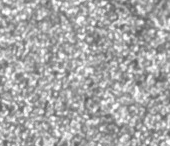
#> input picture enhanced_debug/06_resolution_adaptive_original.png, 170 x 146 px
$ python -i image_processing.py   (imports and definitions only)   (older library calls are emulated)
#> lines starting #> are read from the running program, lines starting #| are printed output that depends on the picture
#> further down, picture is the input picture: shape (146, 170, 3); min 85, max 255, mean 167.8
# analysis/utils/image_processing.py

import cv2
import numpy as np
import logging
from PIL import Image

logger = logging.getLogger(__name__)


def get_analysis_region(image, roi_coords=None):
    """Extract region of interest from image

    NOTE: Do NOT use this to crop/mask the image before passing to the analyzer or quality map generator.
    Always analyze the full image for correct overlay and alignment.
    Only use this for extracting statistics or for edge/gradient visualizations.
    """
    if roi_coords is None or image is None:
        return image

    if isinstance(roi_coords, (list, tuple)) and len(roi_coords) >= 3 and isinstance(roi_coords[0], (list, tuple)):
        # Polygon ROI
        mask = np.zeros(image.shape[:2], dtype=np.uint8)
        pts = np.array(roi_coords, dtype=np.int32)
        cv2.fillPoly(mask, [pts], 255)
        if len(image.shape) == 3:
            masked = cv2.bitwise_and(image, image, mask=mask)
        else:
            masked = cv2.bitwise_and(image, image, mask=mask)
        return masked  # Only for visualization/statistics, not for analysis!
    elif isinstance(roi_coords, (list, tuple)) and len(roi_coords) == 4:
        # Rectangle ROI
        x1, y1, x2, y2 = roi_coords
        h, w = image.shape[:2]
        x1, x2 = max(0, x1), min(w, x2)
        y1, y2 = max(0, y1), min(h, y2)
        logger.debug(f"Extracting ROI: ({x1},{y1}) to ({x2},{y2}) from image shape {image.shape}")
        return image[y1:y2, x1:x2]
    else:
        return image


# [219 lines left out: functions array_to_pil_image, overlay_quality_map, convert_roi_coords_to_image_space, create_quality_map_visualization, _create_full_image_quality_visualization, _apply_spectrum_for_roi and 2 more, not called in this run]


def create_gradient_visualization(image, roi_coords=None):
    """Create gradient magnitude visualization of an image

    Args:
        image: Input image as numpy array
        roi_coords: Optional ROI (rectangle or polygon)

    Returns:
        numpy.ndarray: Gradient visualization image
    """
    image_region = get_analysis_region(image, roi_coords)
    if len(image_region.shape) == 3:
        gray = cv2.cvtColor(image_region, cv2.COLOR_RGB2GRAY)
    else:
        gray = image_region.copy()
    grad_x = cv2.Sobel(gray, cv2.CV_64F, 1, 0, ksize=3)
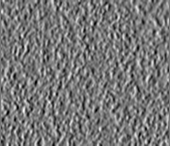
#> grad_x: shape (146, 170) float64; min -412, max 465, mean 0.2; drawn with min black and max white
    grad_y = cv2.Sobel(gray, cv2.CV_64F, 0, 1, ksize=3)
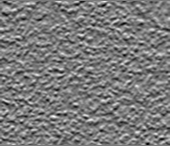
#> grad_y: shape (146, 170) float64; min -425, max 457, mean 0.2; drawn with min black and max white
    magnitude = cv2.magnitude(grad_x, grad_y)
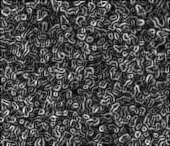
#> magnitude: shape (146, 170) float64; min 0, max 478.6, mean 142.9; drawn with min black and max white
    cv2.normalize(magnitude, magnitude, 0, 255, cv2.NORM_MINMAX)
    gradient_vis = magnitude.astype(np.uint8)
    gradient_vis_colored = cv2.applyColorMap(gradient_vis, cv2.COLORMAP_JET)
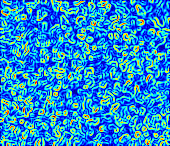
#> gradient_vis_colored: shape (146, 170, 3); mean B, G, R 212.1, 140, 36
    if len(gradient_vis_colored.shape) == 2:
        gradient_vis_colored = cv2.cvtColor(gradient_vis_colored, cv2.COLOR_GRAY2RGB)
    elif gradient_vis_colored.shape[2] == 3:
        gradient_vis_colored = cv2.cvtColor(gradient_vis_colored, cv2.COLOR_BGR2RGB)
    return gradient_vis_colored


# [123 lines left out: functions _create_roi_quality_visualization, _apply_basic_colormap, _create_basic_full_image_visualization, create_quality_map_visualization_with_spectrum, not called in this run]

>>> import cv2
>>> picture = cv2.cvtColor(cv2.imread('../../enhanced_debug/06_resolution_adaptive_original.png'), cv2.COLOR_BGR2RGB)
>>> result = create_gradient_visualization(picture)

$ run again, on enhanced_debug/06a_image_analysis.png
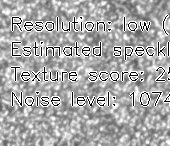
#> input picture enhanced_debug/06a_image_analysis.png, 170 x 146 px
#> picture is the input picture: shape (146, 170, 3); min 0, max 255, mean 169.1
#> in create_gradient_visualization, `magnitude = cv2.magnitude(grad_x, grad_y)`:
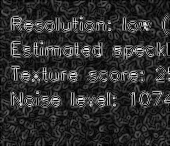
#> magnitude: shape (146, 170) float64; min 0, max 1140.4, mean 212.8; drawn with min black and max white
#> in create_gradient_visualization, `gradient_vis_colored = cv2.applyColorMap(gradient_vis, cv2.COLORMAP_JET)`:
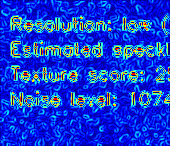
#> gradient_vis_colored: shape (146, 170, 3); mean B, G, R 211.5, 60.6, 18.1

$ run again, on enhanced_debug/11_speckles_by_size.png
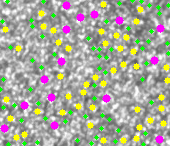
#> input picture enhanced_debug/11_speckles_by_size.png, 170 x 146 px
#> in create_gradient_visualization, `magnitude = cv2.magnitude(grad_x, grad_y)`:
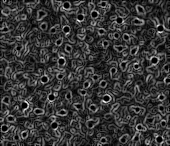
#> magnitude: shape (146, 170) float64; min 0, max 655.6, mean 141.6; drawn with min black and max white
#> in create_gradient_visualization, `gradient_vis_colored = cv2.applyColorMap(gradient_vis, cv2.COLORMAP_JET)`:
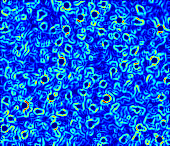
#> gradient_vis_colored: shape (146, 170, 3); mean B, G, R 226.8, 94.7, 11.5
